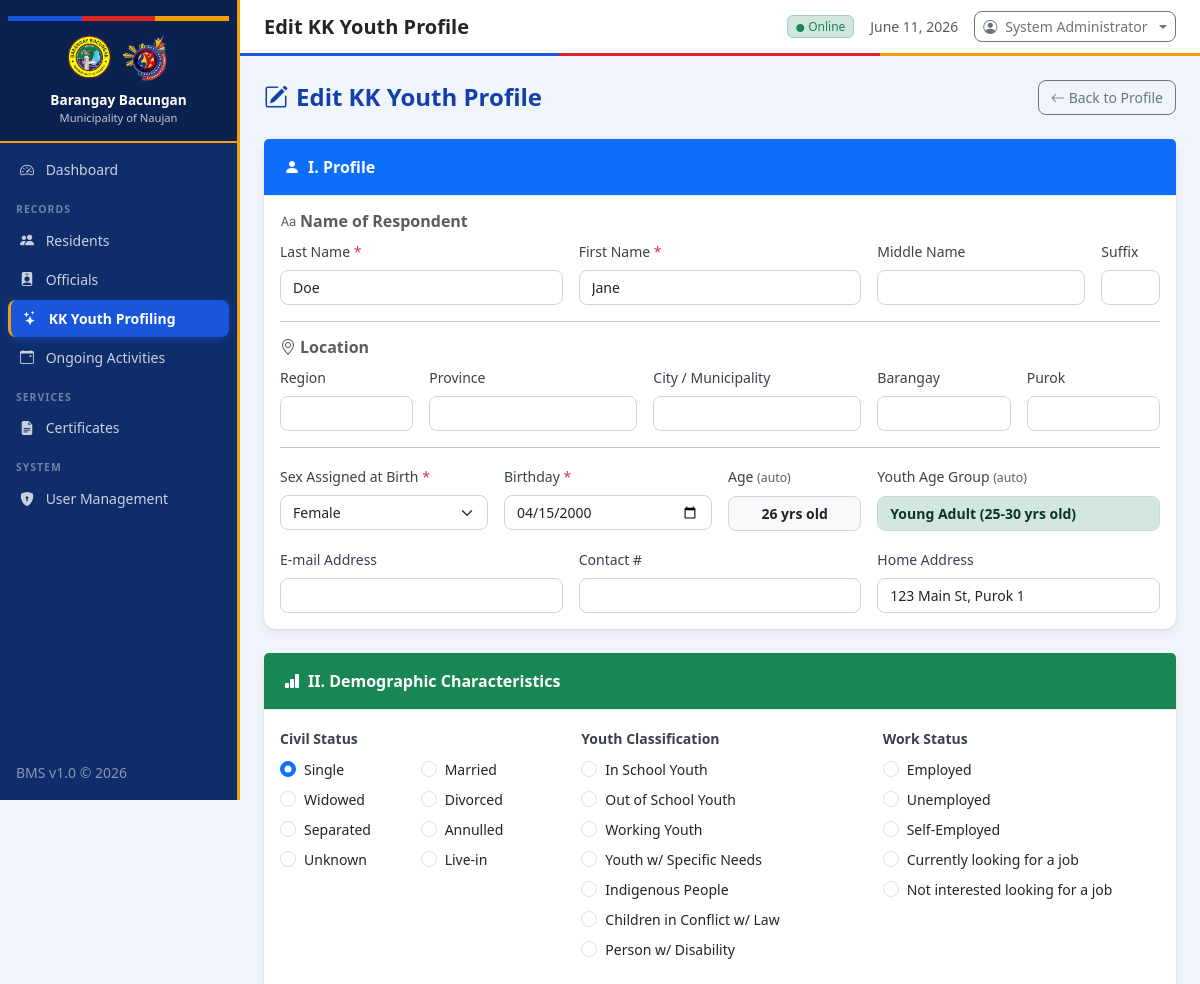
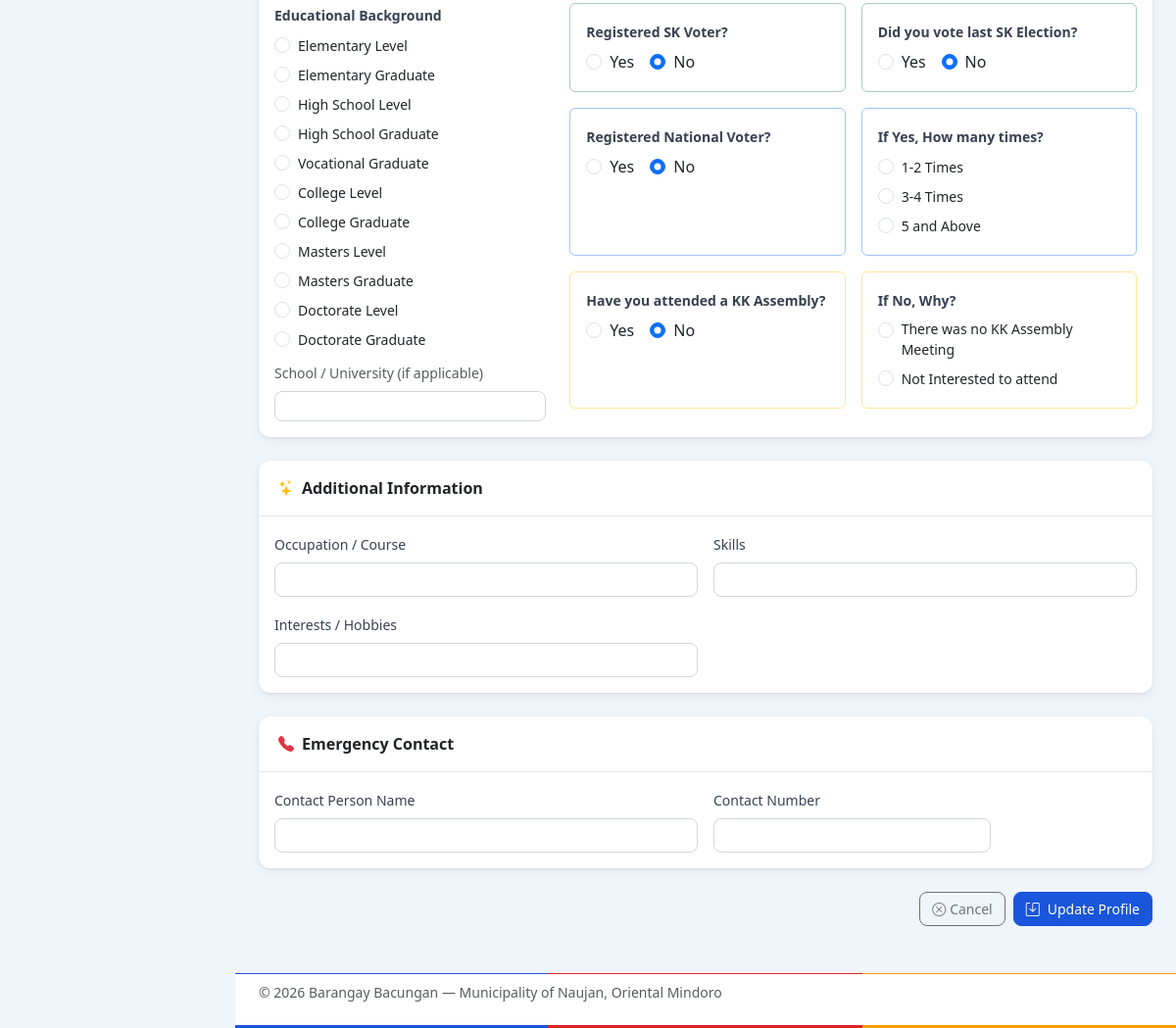
The page /modules/kk_youth/edit.php?id=1 (signed in) on the database its author committed (2 pictures, top to bottom).
### tables this page shows
CREATE TABLE users (
            id INTEGER PRIMARY KEY AUTOINCREMENT,
            username TEXT NOT NULL UNIQUE,
            password TEXT NOT NULL,
            full_name TEXT NOT NULL,
            role TEXT DEFAULT 'Staff',
            created_at TEXT DEFAULT (datetime('now','localtime'))
        );

CREATE TABLE kk_youth (
            id INTEGER PRIMARY KEY AUTOINCREMENT,
            first_name TEXT NOT NULL,
            middle_name TEXT,
            last_name TEXT NOT NULL,
            suffix TEXT,
            birthdate TEXT NOT NULL,
            gender TEXT NOT NULL,
            civil_status TEXT DEFAULT 'Single',
            address TEXT NOT NULL,
            contact TEXT,
            email TEXT,
            youth_classification TEXT,
            educational_status TEXT,
            school_name TEXT,
            employment_status TEXT,
            occupation TEXT,
            sk_voter TEXT DEFAULT 'No',
            skills TEXT,
            interests TEXT,
            emergency_contact_name TEXT,
            emergency_contact_number TEXT,
            created_at TEXT DEFAULT (datetime('now','localtime')),
            updated_at TEXT DEFAULT (datetime('now','localtime'))
        , region TEXT, province TEXT, city_municipality TEXT, barangay TEXT, purok TEXT, age INTEGER, home_address TEXT, youth_age_group TEXT, educational_attainment TEXT, work_status TEXT, voted_last_sk_election TEXT DEFAULT 'No', registered_national_voter TEXT DEFAULT 'No', attended_kk_assembly TEXT DEFAULT 'No', kk_assembly_times TEXT, kk_assembly_no_reason TEXT, registered_sk_voter TEXT DEFAULT 'No', is_archived INTEGER DEFAULT 0);

### modules/kk_youth/edit.php (the view, shortened to what the rows shown need)
<?php
require_once __DIR__ . '/../../config/auth.php';
$rootPath  = '../../';
$db = getDB();
$id = (int)($_GET['id'] ?? 0);
$stmt = $db->prepare("SELECT * FROM kk_youth WHERE id = ?");
$stmt->execute([$id]);
$existing = $stmt->fetch();
$data   = $existing;
include __DIR__ . '/../../includes/header.php';
$civilStatusOptions  = ['Single','Married','Widowed','Divorced','Separated','Annulled','Unknown','Live-in'];
$youthClassOptions   = ['In School Youth','Out of School Youth','Working Youth','Youth w/ Specific Needs','Indigenous People','Children in Conflict w/ Law','Person w/ Disability'];
$workStatusOptions   = ['Employed','Unemployed','Self-Employed','Currently looking for a job','Not interested looking for a job'];
$eduOptions = [
    'Elementary Level','Elementary Graduate',
    'High School Level','High School Graduate',
    'Vocational Graduate',
    'College Level','College Graduate',
    'Masters Level','Masters Graduate',
    'Doctorate Level','Doctorate Graduate',
];
$assemblyTimesOptions    = ['1-2 Times','3-4 Times','5 and Above'];
$assemblyNoReasonOptions = ['There was no KK Assembly Meeting','Not Interested to attend'];
?>
<form method="POST" action="edit.php?id=<?= $id ?>" novalidate>
    <div class="card content-card mb-4">
        <div class="card-body">
            <div class="row g-3 mb-3">
                <div class="col-md-4">
                    <label class="form-label">Last Name <span class="text-danger">*</span></label>
                    <input type="text" name="last_name" class="form-control"
                           value="<?= htmlspecialchars($data['last_name']) ?>" required>
                </div>
                <div class="col-md-4">
                    <label class="form-label">First Name <span class="text-danger">*</span></label>
                    <input type="text" name="first_name" class="form-control"
                           value="<?= htmlspecialchars($data['first_name']) ?>" required>
                </div>
            </div>
            <div class="row g-3">
                <div class="col-md-3">
                    <label class="form-label">Sex Assigned at Birth <span class="text-danger">*</span></label>
                    <select name="gender" class="form-select" required>
                        <option value="Female" <?= ($data['gender'] ?? '') === 'Female' ? 'selected' : '' ?>>Female</option>
                    </select>
                </div>
                <div class="col-md-3">
                    <label class="form-label">Birthday <span class="text-danger">*</span></label>
                    <input type="date" name="birthdate" id="birthdate" class="form-control"
                           value="<?= htmlspecialchars($data['birthdate']) ?>"
                           max="<?= date('Y-m-d', strtotime('-15 years')) ?>"
                           min="<?= date('Y-m-d', strtotime('-31 years')) ?>"
                           required>
                </div>
                <div class="col-md-4">
                    <label class="form-label">Youth Age Group <small class="text-muted">(auto)</small></label>
                    <input type="text" id="age_group_display" class="form-control bg-light fw-semibold" readonly
                           value="<?= htmlspecialchars($data['youth_age_group'] ?? '') ?>">
                </div>
                <div class="col-md-4">
                    <label class="form-label">Home Address</label>
                    <input type="text" name="home_address" class="form-control"
                           value="<?= htmlspecialchars($data['home_address'] ?? '') ?>">
                </div>
            </div>
        </div>
    </div>
    <div class="card content-card mb-4">
        <div class="card-body">
            <div class="row g-4">
                <div class="col-md-4">
                    <div class="row row-cols-2 g-1">
                        <?php foreach ($civilStatusOptions as $cs): ?>
                        <div class="col">
                            <div class="form-check">
                                <input class="form-check-input" type="radio" name="civil_status"
                                       id="cs_<?= $cs ?>" value="<?= $cs ?>"
                                       <?= (($data['civil_status'] ?? 'Single') === $cs) ? 'checked' : '' ?>>
                                <label class="form-check-label small" for="cs_<?= $cs ?>"><?= $cs ?></label>
                            </div>
                        </div>
                        <?php endforeach; ?>
                    </div>
                </div>
                <div class="col-md-4">
                    <div class="d-flex flex-column gap-1">
                        <?php foreach ($youthClassOptions as $yc): ?>
                        <div class="form-check">
                            <input class="form-check-input" type="radio" name="youth_classification"
                                   id="yc_<?= md5($yc) ?>" value="<?= $yc ?>"
                                   <?= (($data['youth_classification'] ?? '') === $yc) ? 'checked' : '' ?>>
                            <label class="form-check-label small" for="yc_<?= md5($yc) ?>"><?= $yc ?></label>
                        </div>
                        <?php endforeach; ?>
                    </div>
                </div>
                <div class="col-md-4">
                    <div class="d-flex flex-column gap-1">
                        <?php foreach ($workStatusOptions as $ws): ?>
                        <div class="form-check">
                            <input class="form-check-input" type="radio" name="work_status"
                                   id="ws_<?= md5($ws) ?>" value="<?= $ws ?>"
                                   <?= (($data['work_status'] ?? '') === $ws) ? 'checked' : '' ?>>
                            <label class="form-check-label small" for="ws_<?= md5($ws) ?>"><?= $ws ?></label>
                        </div>
                        <?php endforeach; ?>
                    </div>
                </div>
                <div class="col-md-4">
                    <div class="d-flex flex-column gap-1">
                        <?php foreach ($eduOptions as $edu): ?>
                        <div class="form-check">
                            <input class="form-check-input" type="radio" name="educational_attainment"
                                   id="edu_<?= md5($edu) ?>" value="<?= $edu ?>"
                                   <?= (($data['educational_attainment'] ?? '') === $edu) ? 'checked' : '' ?>>
                            <label class="form-check-label small" for="edu_<?= md5($edu) ?>"><?= $edu ?></label>
                        </div>
                        <?php endforeach; ?>
                    </div>
                </div>
                <div class="col-md-8">
                    <div class="row g-3">
                        <div class="col-md-6">
                            <div class="card border-success-subtle h-100">
                                <div class="card-body">
                                    <div class="d-flex gap-3">
                                        <?php foreach (['Yes','No'] as $v): ?>
                                        <div class="form-check">
                                            <input class="form-check-input" type="radio" name="registered_sk_voter"
                                                   id="sk_<?= $v ?>" value="<?= $v ?>"
                                                   <?= (($data['registered_sk_voter'] ?? 'No') === $v) ? 'checked' : '' ?>>
                                            <label class="form-check-label" for="sk_<?= $v ?>"><?= $v ?></label>
                                        </div>
                                        <?php endforeach; ?>
                                    </div>
                                </div>
                            </div>
                        </div>
                        <div class="col-md-6">
                            <div class="card border-success-subtle h-100">
                                <div class="card-body">
                                    <div class="d-flex gap-3">
                                        <?php foreach (['Yes','No'] as $v): ?>
                                        <div class="form-check">
                                            <input class="form-check-input" type="radio" name="voted_last_sk_election"
                                                   id="voted_<?= $v ?>" value="<?= $v ?>"
                                                   <?= (($data['voted_last_sk_election'] ?? 'No') === $v) ? 'checked' : '' ?>>
                                            <label class="form-check-label" for="voted_<?= $v ?>"><?= $v ?></label>
                                        </div>
                                        <?php endforeach; ?>
                                    </div>
                                </div>
                            </div>
                        </div>
                        <div class="col-md-6">
                            <div class="card border-primary-subtle h-100">
                                <div class="card-body">
                                    <div class="d-flex gap-3">
                                        <?php foreach (['Yes','No'] as $v): ?>
                                        <div class="form-check">
                                            <input class="form-check-input" type="radio" name="registered_national_voter"
                                                   id="nv_<?= $v ?>" value="<?= $v ?>"
                                                   <?= (($data['registered_national_voter'] ?? 'No') === $v) ? 'checked' : '' ?>>
                                            <label class="form-check-label" for="nv_<?= $v ?>"><?= $v ?></label>
                                        </div>
                                        <?php endforeach; ?>
                                    </div>
                                </div>
                            </div>
                        </div>
                        <div class="col-md-6">
                            <div class="card border-primary-subtle h-100">
                                <div class="card-body">
                                    <div class="d-flex flex-column gap-1">
                                        <?php foreach ($assemblyTimesOptions as $at): ?>
                                        <div class="form-check">
                                            <input class="form-check-input" type="radio" name="kk_assembly_times"
                                                   id="at_<?= md5($at) ?>" value="<?= $at ?>"
                                                   <?= (($data['kk_assembly_times'] ?? '') === $at) ? 'checked' : '' ?>>
                                            <label class="form-check-label small" for="at_<?= md5($at) ?>"><?= $at ?></label>
                                        </div>
                                        <?php endforeach; ?>
                                    </div>
                                </div>
                            </div>
                        </div>
                        <div class="col-md-6">
                            <div class="card border-warning-subtle h-100">
                                <div class="card-body">
                                    <div class="d-flex gap-3">
                                        <?php foreach (['Yes','No'] as $v): ?>
                                        <div class="form-check">
                                            <input class="form-check-input" type="radio" name="attended_kk_assembly"
                                                   id="kka_<?= $v ?>" value="<?= $v ?>"
                                                   <?= (($data['attended_kk_assembly'] ?? 'No') === $v) ? 'checked' : '' ?>>
                                            <label class="form-check-label" for="kka_<?= $v ?>"><?= $v ?></label>
                                        </div>
                                        <?php endforeach; ?>
                                    </div>
                                </div>
                            </div>
                        </div>
                        <div class="col-md-6">
                            <div class="card border-warning-subtle h-100">
                                <div class="card-body">
                                    <div class="d-flex flex-column gap-1">
                                        <?php foreach ($assemblyNoReasonOptions as $nr): ?>
                                        <div class="form-check">
                                            <input class="form-check-input" type="radio" name="kk_assembly_no_reason"
                                                   id="nr_<?= md5($nr) ?>" value="<?= $nr ?>"
                                                   <?= (($data['kk_assembly_no_reason'] ?? '') === $nr) ? 'checked' : '' ?>>
                                            <label class="form-check-label small" for="nr_<?= md5($nr) ?>"><?= $nr ?></label>
                                        </div>
                                        <?php endforeach; ?>
                                    </div>
                                </div>
                            </div>
                        </div>
                    </div>
                </div>
            </div>
        </div>
    </div>
</form>
<?php include __DIR__ . '/../../includes/footer.php'; ?>

### includes/header.php (shortened to what the rows shown need)
<?php
require_once dirname(__DIR__) . '/config/auth.php';
$currentUser = getCurrentUser();
?>
<!DOCTYPE html>
<html lang="en">
<head>
    <link rel="stylesheet" href="https://cdn.jsdelivr.net/npm/bootstrap@5.3.2/dist/css/bootstrap.min.css">
    <link rel="stylesheet" href="https://cdn.jsdelivr.net/npm/bootstrap-icons@1.11.3/font/bootstrap-icons.min.css">
    <link rel="stylesheet" href="<?= $rootPath ?? '' ?>assets/css/style.css">
</head>
<body>
<div class="wrapper d-flex">
    <div class="main-content flex-grow-1 d-flex flex-column">
        <header class="topbar d-flex align-items-center px-4 py-2">
            <div class="ms-auto d-flex align-items-center gap-3">
                <div class="dropdown">
                    <button class="btn btn-sm btn-outline-secondary dropdown-toggle d-flex align-items-center gap-2" type="button" data-bs-toggle="dropdown">
                        <i class="bi bi-person-circle"></i>
                        <span class="d-none d-sm-inline"><?= htmlspecialchars($currentUser['full_name'] ?? 'User') ?></span>
                    </button>
                </div>
            </div>
        </header>
        <main class="flex-grow-1 p-4">

### rows shown on the page
users: full_name "System Administrator"
kk_youth: last_name "Doe", first_name "Jane", gender "Female", birthdate "04/15/2000", youth_age_group "Young Adult (25-30 yrs old)", home_address "123 Main St, Purok 1", civil_status "☑ Single", civil_status "☐ Married", civil_status "☐ Widowed", civil_status "☐ Divorced", civil_status "☐ Separated", civil_status "☐ Annulled", civil_status "☐ Unknown", civil_status "☐ Live-in", youth_classification "☐ In School Youth", youth_classification "☐ Out of School Youth", youth_classification "☐ Working Youth", youth_classification "☐ Youth w/ Specific Needs", youth_classification "☐ Indigenous People", youth_classification "☐ Children in Conflict w/ Law", youth_classification "☐ Person w/ Disability", work_status "☐ Employed", work_status "☐ Unemployed", work_status "☐ Self-Employed", work_status "☐ Currently looking for a job", work_status "☐ Not interested looking for a j", educational_attainment "☐ Elementary Level", educational_attainment "☐ Elementary Graduate", educational_attainment "☐ High School Level", educational_attainment "☐ High School Graduate", educational_attainment "☐ Vocational Graduate", educational_attainment "☐ College Level", educational_attainment "☐ College Graduate", educational_attainment "☐ Masters Level", educational_attainment "☐ Masters Graduate", educational_attainment "☐ Doctorate Level", educational_attainment "☐ Doctorate Graduate", registered_sk_voter "☐ Yes", registered_sk_voter "☑ No", voted_last_sk_election "☐ Yes", voted_last_sk_election "☑ No", registered_national_voter "☐ Yes", registered_national_voter "☑ No", kk_assembly_times "☐ 1-2 Times", kk_assembly_times "☐ 3-4 Times", kk_assembly_times "☐ 5 and Above", attended_kk_assembly "☐ Yes", attended_kk_assembly "☑ No", kk_assembly_no_reason "☐ There was no KK Assembly Meeti", kk_assembly_no_reason "☐ Not Interested to attend"

### other values the page prints
BARANGAY_NAME "Barangay Bacungan"
MUNICIPALITY "Municipality of Naujan"
$pageTitle "Edit KK Youth Profile"
$cs "Single"
$cs "Married"
$cs "Widowed"
$cs "Divorced"
$cs "Separated"
$cs "Annulled"
$cs "Unknown"
$cs "Live-in"
$yc "In School Youth"
$yc "Out of School Youth"
$yc "Working Youth"
$yc "Youth w/ Specific Needs"
